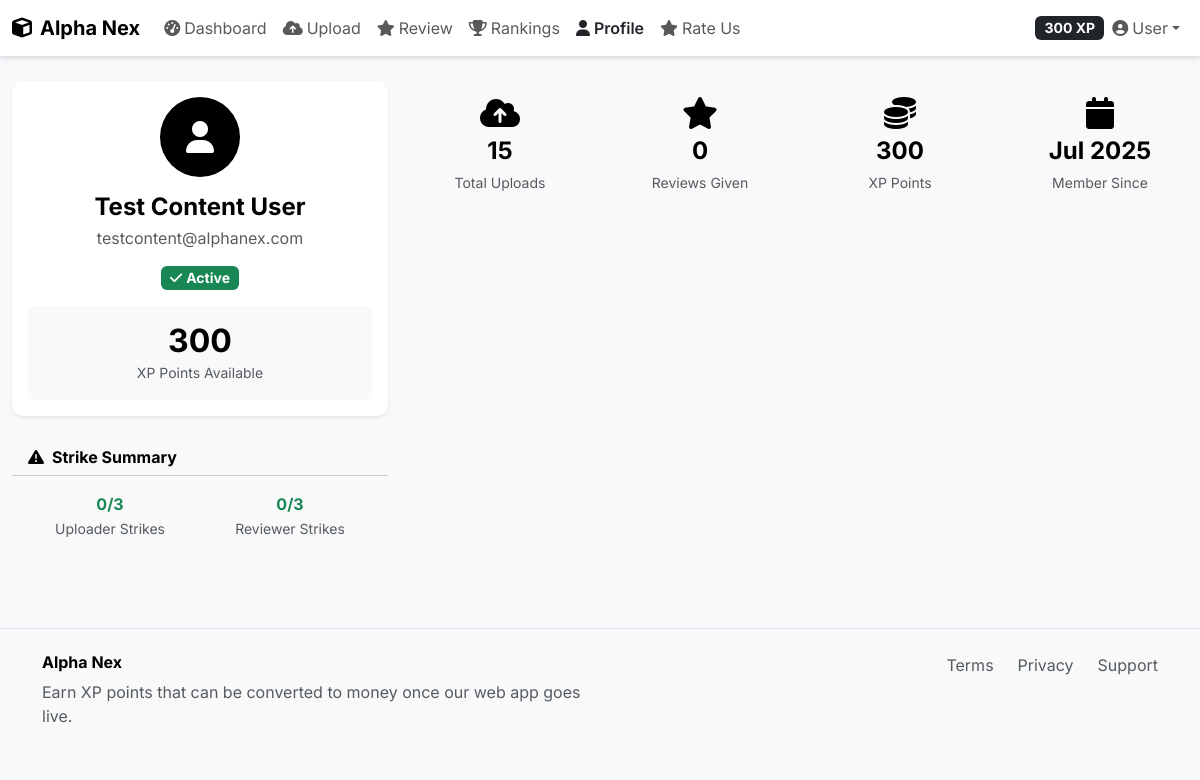
The page /profile (signed in) on the database its author committed.
### models.py (models this page shows, shortened)
class User(UserMixin, db.Model):
    id = db.Column(db.Integer, primary_key=True)
    username = db.Column(db.String(64), unique=True, nullable=False)
    name = db.Column(db.String(100), nullable=False)
    email = db.Column(db.String(120), unique=True, nullable=False)
    password_hash = db.Column(db.String(256), nullable=False)
    is_verified = db.Column(db.Boolean, default=False)
    xp_points = db.Column(db.Integer, default=0)
    uploader_strikes = db.Column(db.Integer, default=0)
    reviewer_strikes = db.Column(db.Integer, default=0)
    is_banned = db.Column(db.Boolean, default=False)
    created_at = db.Column(db.DateTime, default=datetime.utcnow)
    kyc_verified = db.Column(db.Boolean, default=False)
    document_path = db.Column(db.String(255))
    selfie_path = db.Column(db.String(255))
    daily_upload_bytes = db.Column(db.Integer, default=0)
    daily_upload_count = db.Column(db.Integer, default=0)
    daily_upload_reset = db.Column(db.DateTime, default=datetime.utcnow)
    daily_review_count = db.Column(db.Integer, default=0)
    daily_review_reset = db.Column(db.DateTime, default=datetime.utcnow)
    uploads = db.relationship('Upload', backref='user', lazy=True)
    reviews = db.relationship('Review', backref='reviewer', lazy=True)
    strikes = db.relationship('Strike', backref='user', lazy=True)

### routes.py (the view)
@app.route('/profile')
def profile():
    if 'user_id' not in session:
        user = get_or_create_user_for_session()
        session['user_id'] = user.id
        session['user_name'] = 'Demo User'
    try:
        user = User.query.get(session['user_id'])
        if not user:
            user = get_or_create_user_for_session()
            session['user_id'] = user.id
        strikes = Strike.query.filter_by(user_id=user.id)\
                             .order_by(Strike.created_at.desc()).all()
        return render_template('profile.html',
                             current_user=user,
                             demo_user=user,
                             strikes=strikes)
    except Exception as e:
        app.logger.error(f"Profile error: {e}")
        return render_template('error.html', error=f"Profile error: {str(e)}")

### templates/profile.html (shortened to what this page needs)
{% extends "base.html" %}
{% block content %}
<div class="row">
    <div class="col-lg-4">
        <div class="card border-0 shadow-sm mb-4">
            <div class="card-body text-center">
                <div class="bg-black text-white rounded-circle d-inline-flex align-items-center justify-content-center mb-3"
                     style="width: 80px; height: 80px;">
                    <i class="fas fa-user fa-2x"></i>
                </div>
                <h4 class="fw-bold text-black mb-1">{{ current_user.name }}</h4>
                <p class="text-muted mb-3">{{ current_user.email }}</p>
                <div class="d-flex justify-content-center gap-2 mb-3">
                    {% if current_user.is_banned %}
                    <span class="badge bg-danger">
                        <i class="fas fa-ban me-1"></i>Banned
                    </span>
                    {% else %}
                    <span class="badge bg-success">
                        <i class="fas fa-check me-1"></i>Active
                    </span>
                    {% endif %}
                </div>
                <div class="bg-light rounded p-3">
                    <h2 class="fw-bold text-black mb-0">{{ current_user.xp_points }}</h2>
                    <small class="text-muted">XP Points Available</small>
                </div>
            </div>
        </div>
        <div class="card border-0 {% if current_user.uploader_strikes > 0 or current_user.reviewer_strikes > 0 %}bg-warning bg-opacity-10 border-warning{% else %}bg-light{% endif %}">
            <div class="card-header bg-transparent">
                <h6 class="fw-bold text-black mb-0">
                    <i class="fas fa-exclamation-triangle me-2"></i>Strike Summary
                </h6>
            </div>
            <div class="card-body">
                <div class="row text-center g-3">
                    <div class="col-6">
                        <div class="fw-bold text-{% if current_user.uploader_strikes >= 3 %}danger{% elif current_user.uploader_strikes > 0 %}warning{% else %}success{% endif %}">
                            {{ current_user.uploader_strikes }}/3
                        </div>
                        <small class="text-muted">Uploader Strikes</small>
                    </div>
                    <div class="col-6">
                        <div class="fw-bold text-{% if current_user.reviewer_strikes >= 3 %}danger{% elif current_user.reviewer_strikes > 0 %}warning{% else %}success{% endif %}">
                            {{ current_user.reviewer_strikes }}/3
                        </div>
                        <small class="text-muted">Reviewer Strikes</small>
                    </div>
                </div>
            </div>
        </div>
    </div>
    <div class="col-lg-8">
        <div class="row g-4 mb-4">
            <div class="col-sm-6 col-lg-3">
                <div class="card border-0 bg-light text-center">
                    <div class="card-body">
                        <i class="fas fa-cloud-upload-alt fa-2x text-black mb-2"></i>
                        <h4 class="fw-bold text-black mb-1">{{ current_user.uploads|length }}</h4>
                        <small class="text-muted">Total Uploads</small>
                    </div>
                </div>
            </div>
            <div class="col-sm-6 col-lg-3">
                <div class="card border-0 bg-light text-center">
                    <div class="card-body">
                        <i class="fas fa-star fa-2x text-black mb-2"></i>
                        <h4 class="fw-bold text-black mb-1">{{ current_user.reviews|length }}</h4>
                        <small class="text-muted">Reviews Given</small>
                    </div>
                </div>
            </div>
            <div class="col-sm-6 col-lg-3">
                <div class="card border-0 bg-light text-center">
                    <div class="card-body">
                        <i class="fas fa-coins fa-2x text-black mb-2"></i>
                        <h4 class="fw-bold text-black mb-1">{{ current_user.xp_points }}</h4>
                        <small class="text-muted">XP Points</small>
                    </div>
                </div>
            </div>
            <div class="col-sm-6 col-lg-3">
                <div class="card border-0 bg-light text-center">
                    <div class="card-body">
                        <i class="fas fa-calendar fa-2x text-black mb-2"></i>
                        <h4 class="fw-bold text-black mb-1">{{ current_user.created_at.strftime('%b %Y') }}</h4>
                        <small class="text-muted">Member Since</small>
                    </div>
                </div>
            </div>
        </div>
    </div>
</div>
{% endblock %}

### templates/base.html (shortened to what this page needs)
<!DOCTYPE html>
<html lang="en">
<head>
    <link href="https://cdn.jsdelivr.net/npm/bootstrap@5.3.0/dist/css/bootstrap.min.css" rel="stylesheet">
    <link href="https://cdnjs.cloudflare.com/ajax/libs/font-awesome/6.4.0/css/all.min.css" rel="stylesheet">
    <link href="{{ url_for('static', filename='css/style.css') }}" rel="stylesheet">
</head>
<body>
    <nav class="navbar navbar-expand-lg navbar-light bg-white border-bottom">
        <div class="container-fluid">
            <a class="navbar-brand fw-bold text-black" href="{{ url_for('index') }}">
                <i class="fas fa-cube me-2"></i>Alpha Nex
            </a>
            <div class="collapse navbar-collapse" id="navbarNav">
                <ul class="navbar-nav me-auto">
                    <li class="nav-item">
                        <a class="nav-link" href="{{ url_for('dashboard') }}">
                            <i class="fas fa-tachometer-alt me-1"></i>Dashboard
                        </a>
                    </li>
                    <li class="nav-item">
                        <a class="nav-link" href="{{ url_for('upload_file') }}">
                            <i class="fas fa-cloud-upload-alt me-1"></i>Upload
                        </a>
                    </li>
                    <li class="nav-item">
                        <a class="nav-link" href="{{ url_for('review_content') }}">
                            <i class="fas fa-star me-1"></i>Review
                        </a>
                    </li>
                    <li class="nav-item">
                        <a class="nav-link" href="{{ url_for('ranking') }}">
                            <i class="fas fa-trophy me-1"></i>Rankings
                        </a>
                    </li>
                    <li class="nav-item">
                        <a class="nav-link" href="{{ url_for('profile') }}">
                            <i class="fas fa-user me-1"></i>Profile
                        </a>
                    </li>
                    <li class="nav-item">
                        <a class="nav-link" href="{{ url_for('rate_website') }}">
                            <i class="fas fa-star me-1"></i>Rate Us
                        </a>
                    </li>
                </ul>
                <ul class="navbar-nav">
                    <li class="nav-item dropdown">
                        <a class="nav-link dropdown-toggle d-flex align-items-center" href="#" role="button" data-bs-toggle="dropdown">
                            <span class="badge bg-dark me-2">{{ demo_user.xp_points if demo_user else 500 }} XP</span>
                            <i class="fas fa-user-circle me-1"></i>User
                        </a>
                    </li>
                </ul>
            </div>
        </div>
    </nav>
    <main class="container-fluid py-4">
        {% block content %}{% endblock %}
    </main>
    <footer class="bg-light border-top mt-5 py-4">
        <div class="container">
            <div class="row">
                <div class="col-md-6">
                    <h6 class="fw-bold text-black">Alpha Nex</h6>
                    <p class="text-muted mb-0">Earn XP points that can be converted to money once our web app goes live.</p>
                </div>
                <div class="col-md-6 text-md-end">
                    <div class="d-flex justify-content-md-end gap-4">
                        <a href="#" class="text-decoration-none text-muted">Terms</a>
                        <a href="#" class="text-decoration-none text-muted">Privacy</a>
                        <a href="#" class="text-decoration-none text-muted">Support</a>
                    </div>
                </div>
            </div>
        </div>
    </footer>
</body>
</html>

### static/css/style.css (style rules this page uses)
body { font-family: 'Inter', sans-serif; background-color: #f8f9fa; }
.navbar { box-shadow: 0 2px 4px rgba(0,0,0,0.1); }
.card { border-radius: 12px; border: none; }
.badge { font-size: 0.875rem; }
.nav-link.active { font-weight: 600; color: #212529 !important; }

### rows shown on the page
User: xp_points "300", name "Test Content User", email "testcontent@alphanex.com", uploader_strikes "0", reviewer_strikes "0", created_at "Jul 2025"

### other values the page prints
{{ current_user.uploads|length }} "15"
{{ current_user.reviews|length }} "0"
